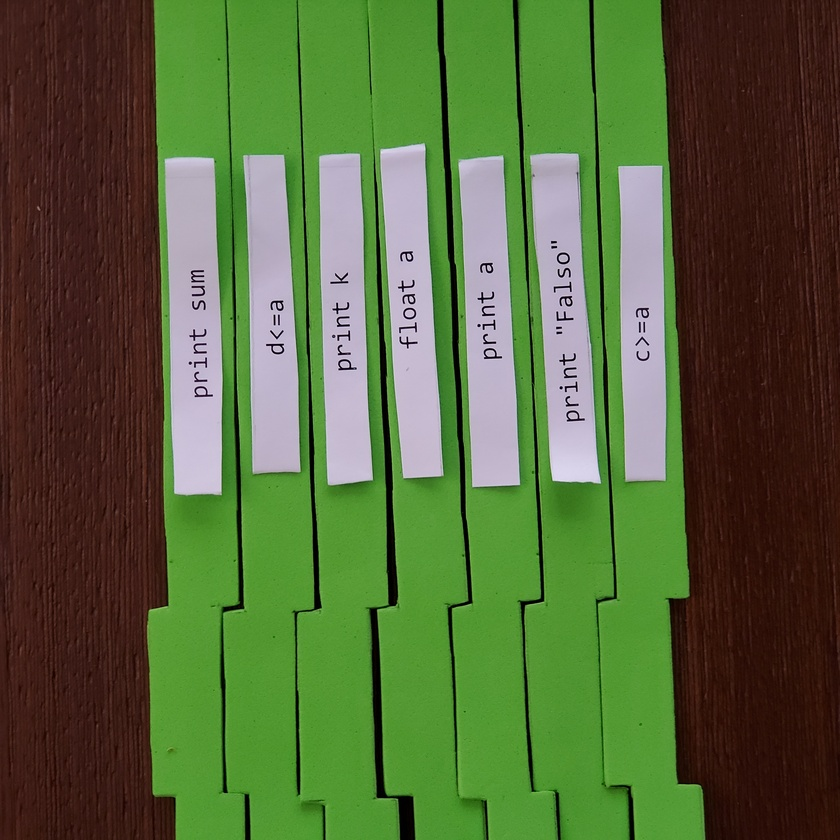
#> input picture foto.jpg, 840 x 840 px, shrunk from 3024 x 3024 before the run
$ python compressor.py
#> lines starting #> are read from the running program, lines starting #| are printed output that depends on the picture
import numpy
from PIL import Image


# FUNCTION DEFINTIONS:

# open the image and return 3 matrices, each corresponding to one channel (R, G and B channels)
def openImage(imagePath):
    imOrig = Image.open(imagePath)
    im = numpy.array(imOrig)

    aRed = im[:, :, 0]
    aGreen = im[:, :, 1]
    aBlue = im[:, :, 2]

    return [aRed, aGreen, aBlue, imOrig]


# compress the matrix of a single channel
def compressSingleChannel(channelDataMatrix, singularValuesLimit):
    uChannel, sChannel, vhChannel = numpy.linalg.svd(channelDataMatrix)
    aChannelCompressed = numpy.zeros((channelDataMatrix.shape[0], channelDataMatrix.shape[1]))
    k = singularValuesLimit

    leftSide = numpy.matmul(uChannel[:, 0:k], numpy.diag(sChannel)[0:k, 0:k])
    aChannelCompressedInner = numpy.matmul(leftSide, vhChannel[0:k, :])
    aChannelCompressed = aChannelCompressedInner.astype('uint8')
    return aChannelCompressed


# MAIN PROGRAM:
def compressImage(nameImage):
    print('Starting Compression')
    aRed, aGreen, aBlue, originalImage = openImage(nameImage)
#> in openImage, imOrig is the input picture: PIL image 840x840 RGB; mean R, G, B 85.3, 102.1, 58.7
#> in openImage, `aRed = im[:, :, 0]`:
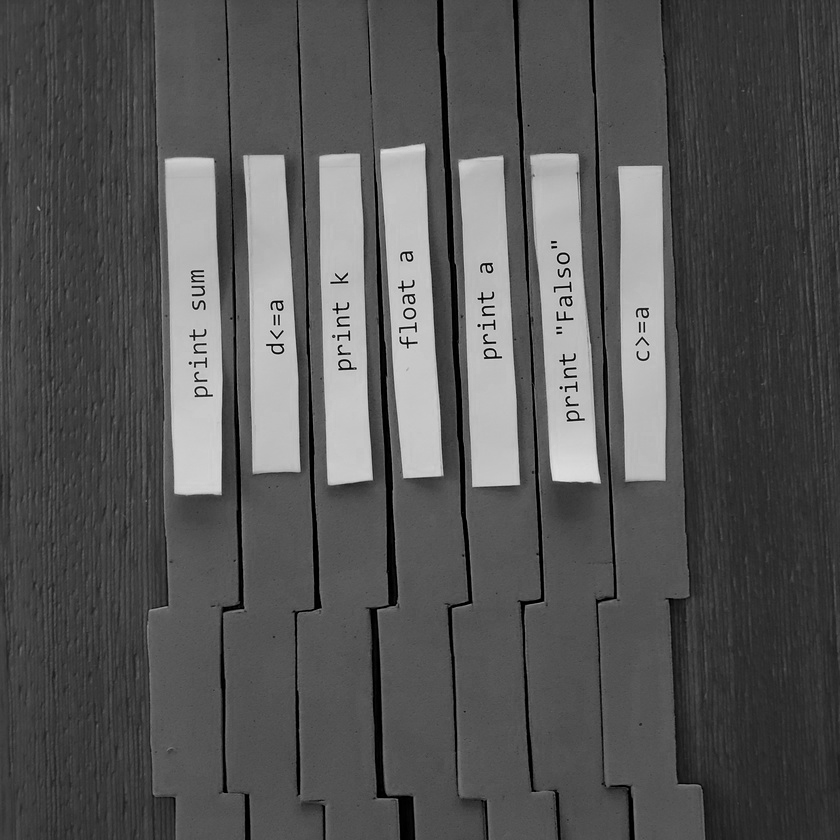
#> aRed: shape (840, 840); min 0, max 240, mean 85.3
#> in openImage, `aGreen = im[:, :, 1]`:
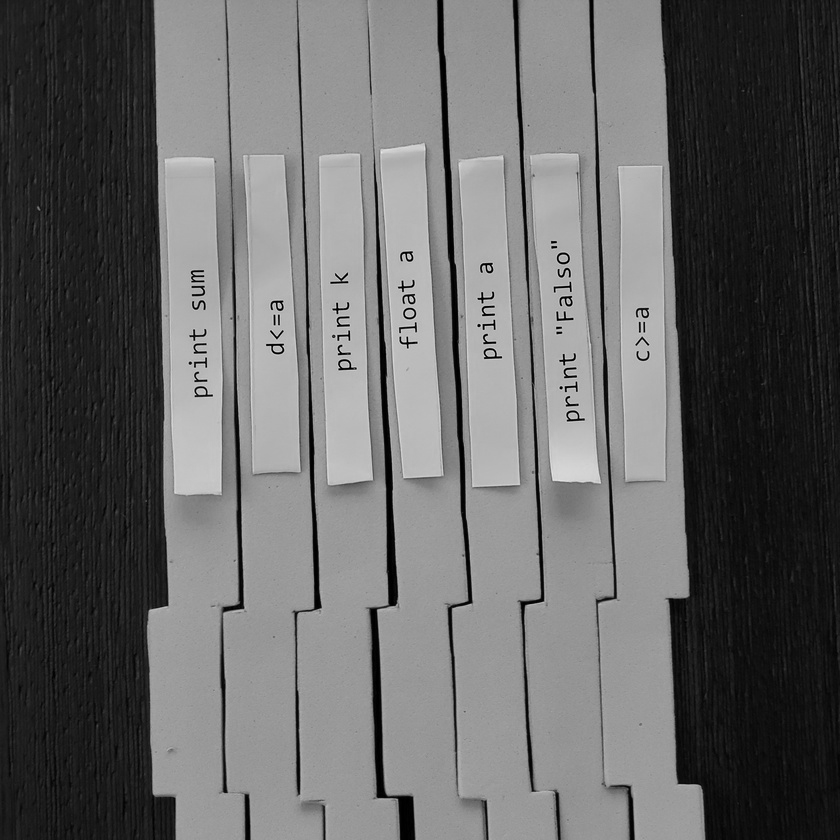
#> aGreen: shape (840, 840); min 0, max 234, mean 102.1
#> in openImage, `aBlue = im[:, :, 2]`:
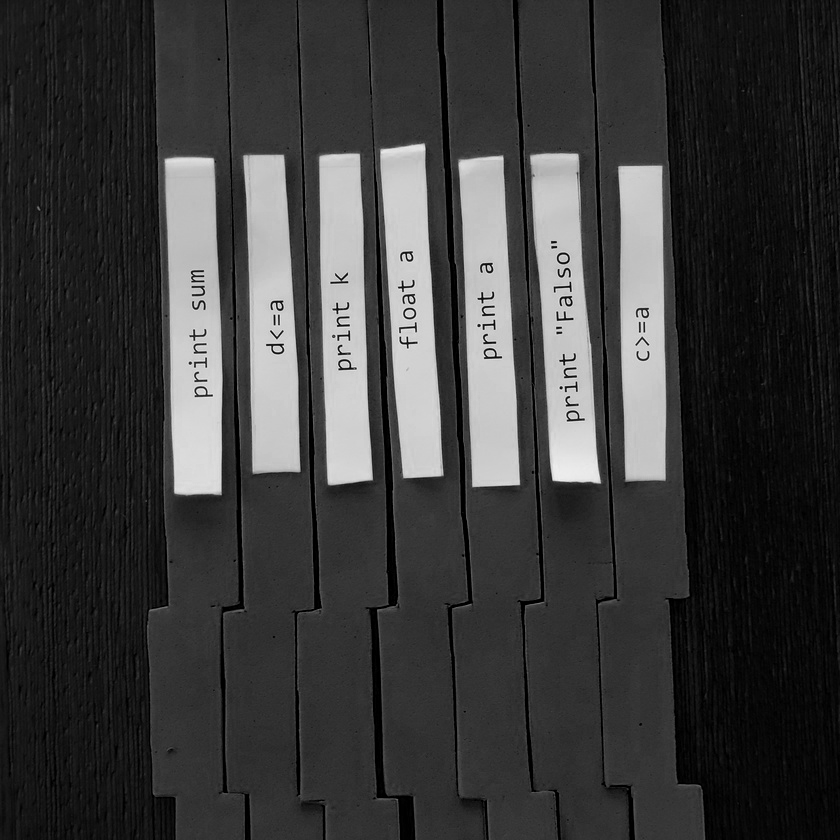
#> aBlue: shape (840, 840); min 0, max 246, mean 58.7
    # image width and height:
    imageWidth,imageHeight = originalImage.size
#> imageWidth = 840; imageHeight = 840
    # number of singular values to use for reconstructing the compressed image
    singularValuesLimit = 300
    #Compress in single channel for each color
    aRedCompressed = compressSingleChannel(aRed, singularValuesLimit)
#> in compressSingleChannel, `uChannel, sChannel, vhChannel = numpy.linalg.svd(channelDataMatrix)`:
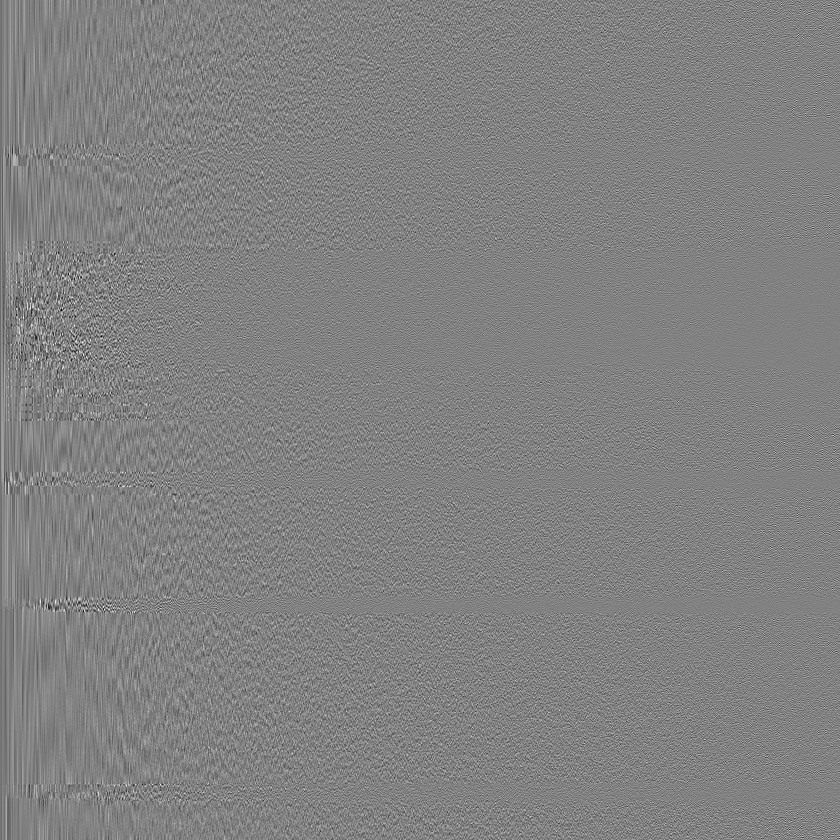
#> uChannel: shape (840, 840) float64; min -0.263, max 0.254, mean -4.99e-05; drawn with min black and max white
#> in compressSingleChannel, `uChannel, sChannel, vhChannel = numpy.linalg.svd(channelDataMatrix)`: sChannel = 840 values, max 78360.5 at index 0, min 0.0172 at index 839, mean 321.7
#> in compressSingleChannel, `leftSide = numpy.matmul(uChannel[:, 0:k], numpy.diag(sChannel)[0:k, 0:..`:
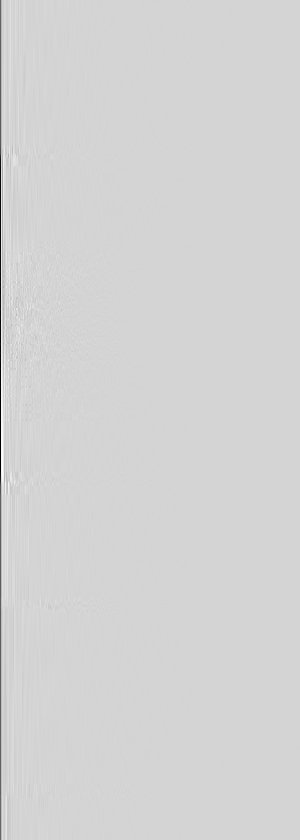
#> leftSide: shape (840, 300) float64; min -3671.5, max 740.4, mean -9.1; drawn with min black and max white
    aGreenCompressed = compressSingleChannel(aGreen, singularValuesLimit)
#> call 2 of compressSingleChannel, with singularValuesLimit = 300
#> in compressSingleChannel (call 2), `uChannel, sChannel, vhChannel = numpy.linalg.svd(channelDataMatrix)`:
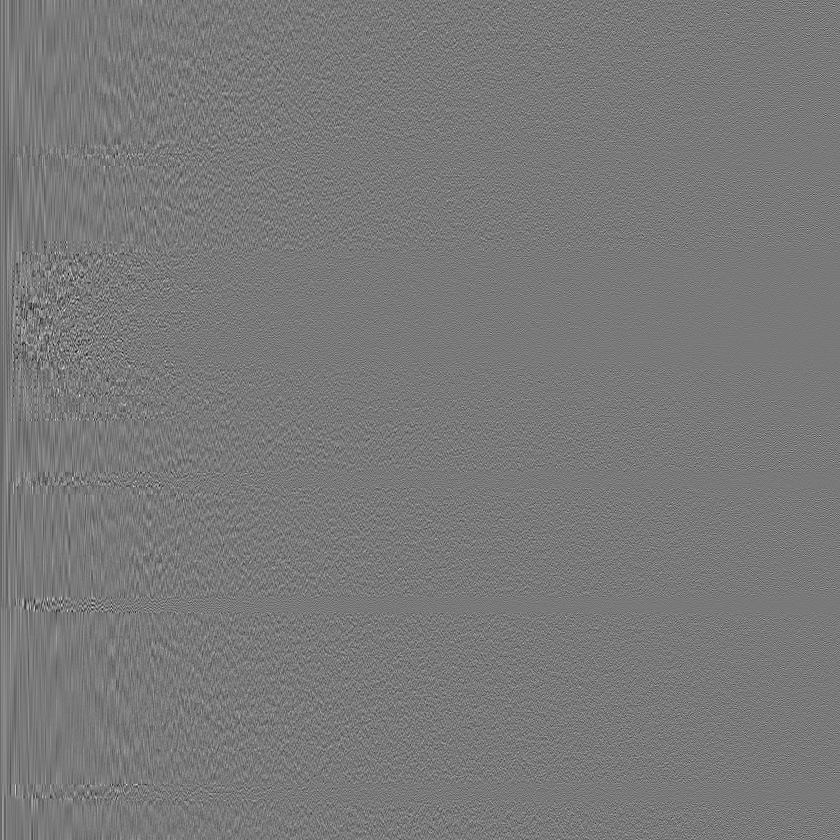
#> uChannel: shape (840, 840) float64; min -0.296, max 0.324, mean -3.81e-05; drawn with min black and max white
#> in compressSingleChannel (call 2), `uChannel, sChannel, vhChannel = numpy.linalg.svd(channelDataMatrix)`: sChannel = 840 values, max 99544.4 at index 0, min 0.00892 at index 839, mean 359
    aBlueCompressed = compressSingleChannel(aBlue, singularValuesLimit)
    #reconstruct image
    imr = Image.fromarray(aRedCompressed, mode=None)
    img = Image.fromarray(aGreenCompressed, mode=None)
    imb = Image.fromarray(aBlueCompressed, mode=None)
    newImage = Image.merge("RGB", (imr, img, imb))
    originalImage.show()
    newImage.show()
    #SAVE IN HDD THE NEW IMAGE
    newImage = newImage.save("nuevafoto.jpg")
    #Convert RGB to Grayscale
    imgGs = Image.open('nuevafoto.jpg').convert('LA')
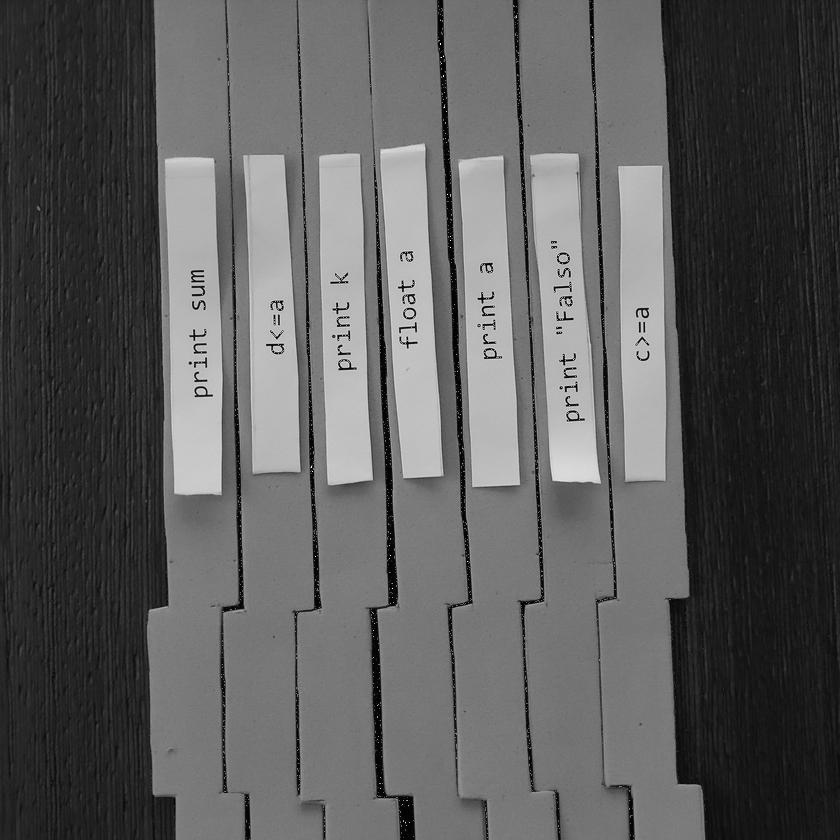
#> imgGs: PIL image 840x840 LA; mean R, G, B, A 92, 92, 92, 255
    imgGs.save('greyscalefoto.png')
    imgGs.show()

    #Print some info
    mr = imageHeight
#> mr = 840
    mc = imageWidth
#> mc = 840
    originalSize = mr * mc * 3
#> originalSize = 2116800
    compressedSize = singularValuesLimit * (1 + mr + mc) * 3
#> compressedSize = 1512900
    ratio = compressedSize * 1.0 / originalSize
#> ratio = 0.715
    print('original size:')
    print(originalSize)
#| 2116800
    print('compressed size:')
    print(compressedSize)
#| 1512900
    print('Compressed image size is ' + str(round(ratio * 100, 2)) + '% of the original image ')
#| Compressed image size is 71.47% of the original image
    print('DONE - Compressed the image')

compressImage('foto.jpg')
